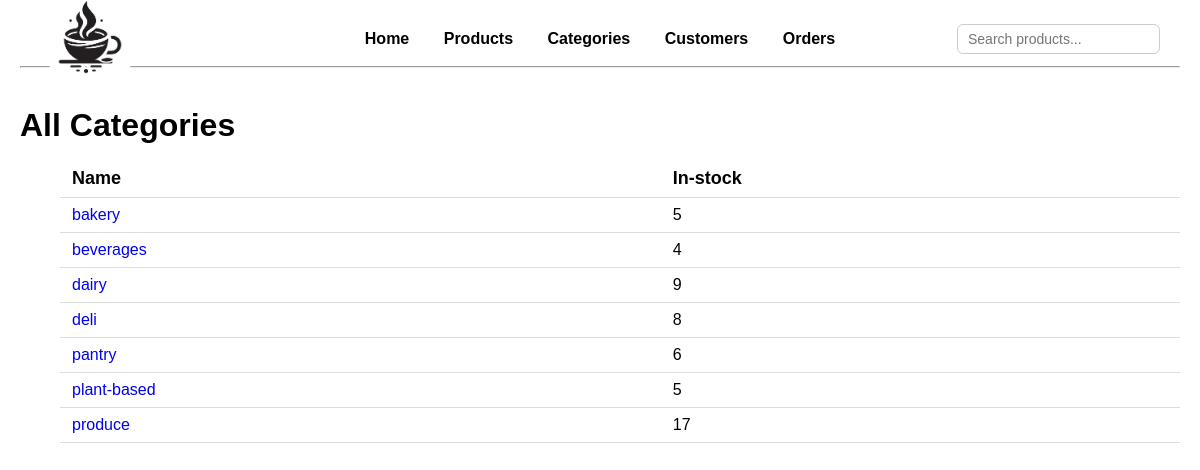
The page /categories on the database its author committed.
### models.py (models this page shows, shortened)
class Category(db.Model):
    __tablename__ = "categories"
    id = mapped_column(Integer, primary_key=True)
    name = mapped_column(String)
    products = relationship("Product", back_populates="category")

### app.py (the view)
@app.route("/categories")
def categories():
    stmt = db.select(Category).order_by(Category.name)
    categories = db.session.execute(stmt).scalars().all()
    return render_template("categories.html", categories=categories)

### templates/categories.html
{% extends "base.html" %}
{% block content %}
<h1>All Categories</h1>
<ul>
    <table>
        <tr>
            <th>Name</th>
            <th>In-stock</th>
        </tr>
        {% for c in categories %}
        <tr>
            <td>
                <a href="{{ url_for('category_detail', name=c.name) }}">
                    {{ c.name }}
                </a>
            </td>
            <td>{{ c.products|length }}</td>
        </tr>
        {% endfor %}
    </table>
</ul>
{% endblock %}

### static/base.css (style rules this page uses)
body { font-family: Arial, sans-serif; margin: 20px; }
h1 { margin-bottom: 10px; }
a { text-decoration: none; }
table { width: 100%; border-collapse: collapse; margin-top: 12px; }
th, td { padding: 8px 12px; border-bottom: 1px solid #ddd; text-align: left; }
th { font-size: 18px; }

### rows shown on the page
Category: name "bakery", products|length "5"
Category: name "beverages", products|length "4"
Category: name "dairy", products|length "9"
Category: name "deli", products|length "8"
Category: name "pantry", products|length "6"
Category: name "plant-based", products|length "5"
Category: name "produce", products|length "17"
